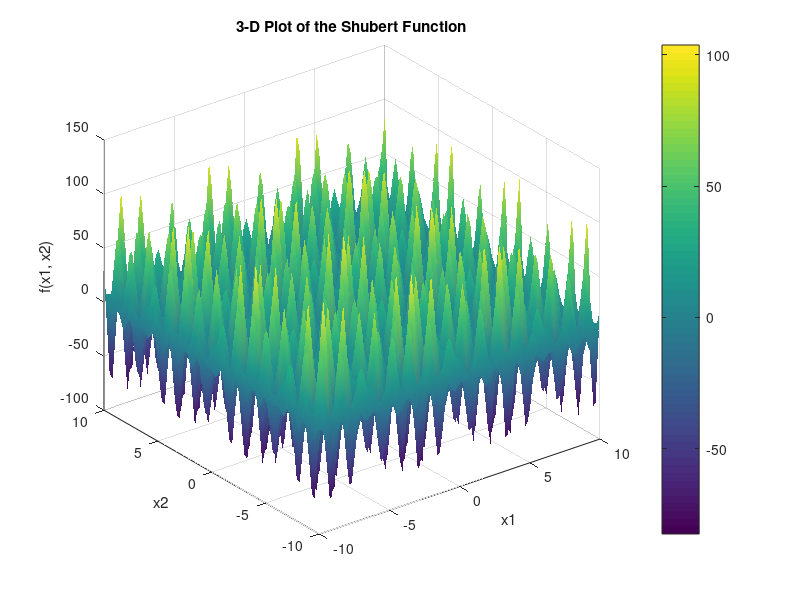

MATLAB code for this plot: (Note: this script raises an error after producing the figure.)
% close all win
close all;

% Shubert function plot and Genetic Algorithm example
% Define Shubert function with elementwise operations
shufun = @(x1, x2) sum((1:5) .* cos((1:5) .* (x1 + (1:5))), 2) .* sum((1:5) .* cos((1:5) .* (x2 + (1:5))), 2);

% --Shubert Function-----------------------------------

% function [y] = shubert(xx)
% xx = [x1, x2]
% x1 = xx(1); x2 = xx(2); 
% sum1 = 0; sum2 = 0; 
% for ii = 1:5
% 	new1 = ii * cos((ii+1)*x1+ii);
% 	new2 = ii * cos((ii+1)*x2+ii); 
% 	sum1 = sum1 + new1;
% 	sum2 = sum2 + new2;
% end
% y = sum1 * sum2;
% end

% ----------------------------------------------------

% Create grid for 3D plotting
x1_range = linspace(-10, 10, 100); % (-2, 2, 100)
x2_range = linspace(-10, 10, 100); %
[X1, X2] = meshgrid(x1_range, x2_range);

% Calculate the Shubert function values over the grid
Z = arrayfun(shufun, X1, X2);

% Plot the 3D sunface of the Shubert function
figure;
surf(X1, X2, Z);
title('3-D Plot of the Shubert Function');
xlabel('x1');
ylabel('x2');
zlabel('f(x1, x2)');
shading interp;
colorbar;
grid on;
%--------------------------------------------

% Now proceed to run the GA optimization
% number of variables
nvars = 2;

% Set GA options
options = optimoptions('ga', ...
    'PopulationSize', 100, ...
    'MaxGenerations', 50, ... 
    'CrossoverFraction', 0.8, ...
    'EliteCount', 2, ...
    'PlotFcn', @gaplotbestf, ...
    'Display', 'iter');

% Run the Genetic Alogorithm solver (fitness function takes a vector input)
shufun_ga = @(x) sum((1:5) .* cos((1:5) .* (x(1) + (1:5)))) .* sum((1:5) .* cos((1:5) .* (x(2) + (1:5))));
[x, fval] = ga(shufun_ga, nvars, [], [], [], [], [-10, -10], [10, 10], [], options);

% Display results
fprintf('Optimal solution: x1 = %f, x2 = %f\n', x(1), x(2));
fprintf('Function value at optimum: %f\n', fval);